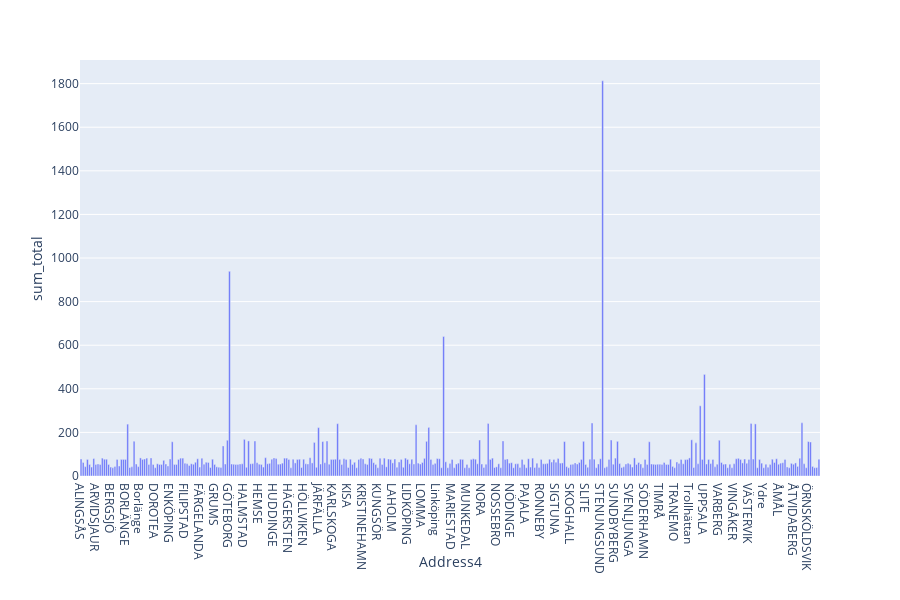

Notebook code cell kept with this figure:
### Code cell
px.bar(grouped_city, x="Address4", y="sum_total")

### Figure 1 — Plotly figure (JSON) as saved in the notebook; plotly's stock layout.template omitted (floating-point values rounded to 4 significant figures; data arrays with more than 128 entries replaced by an {"elided": "..."} marker saying what was removed)
{"data": [{"alignmentgroup": "True", "hoverlabel": {"namelength": 0}, "hovertemplate": "Address4=%{x}<br>sum_total=%{y}", "legendgroup": "", "marker": {"color": "#636efa"}, "name": "", "offsetgroup": "", "orientation": "v", "showlegend": false, "textposition": "auto", "type": "bar", "uid": "26fea807-1966-449b-9ba0-a602178b24e3", "x": {"elided": "349 str values"}, "xaxis": "x", "y": {"elided": "349 int values"}, "yaxis": "y"}], "layout": {"barmode": "relative", "grid": {"xaxes": ["x"], "xgap": 0.1, "xside": "bottom", "yaxes": ["y"], "ygap": 0.1, "yside": "left"}, "height": 600, "legend": {"tracegroupgap": 0}, "margin": {"t": 60}, "xaxis": {"title": {"text": "Address4"}}, "yaxis": {"title": {"text": "sum_total"}}}}
